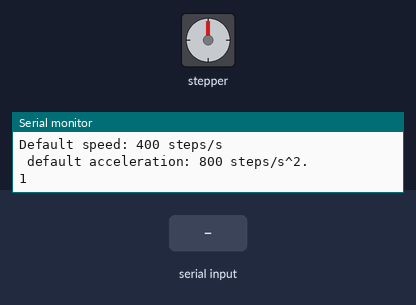
Bench run of a sketch on a simulated Arduino Uno, built with avr-gcc and run on an emulated ATmega328P. On the bench: stepper motor, the last lines printed to the serial monitor. The inputs (shaded band) are chosen by the test bench. Stepper angles assume 200 steps per turn.

Above: at 1.2 s.
1.3 s: "P90\n" received over Serial
At 4.0 s:
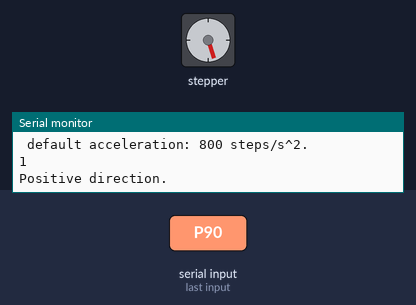
4.3 s: "H" received over Serial
At 4.75 s:
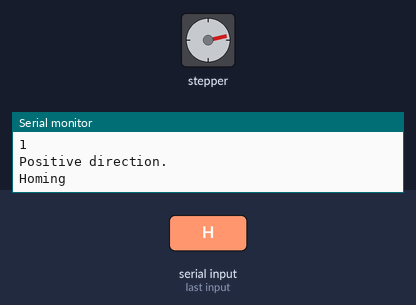
6.4 s: "N90\n" received over Serial
At 9.1 s:
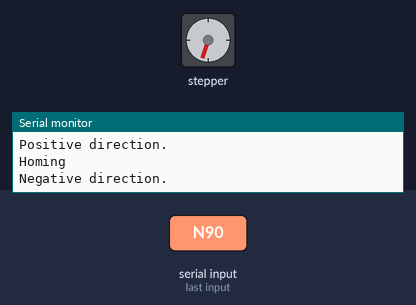
9.4 s: "R90\n" received over Serial
At 11.15 s:
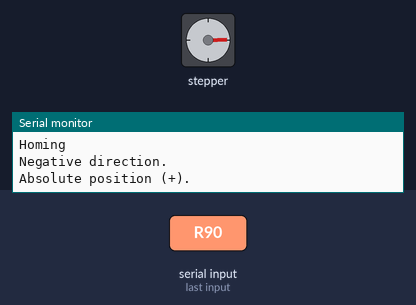
12.4 s: "r,45\n" received over Serial
At 15.1 s:
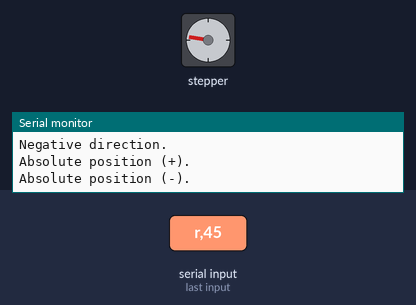
Timing chart, 0 to 16.6 s (numbered marks = the images above; inputs shaded):
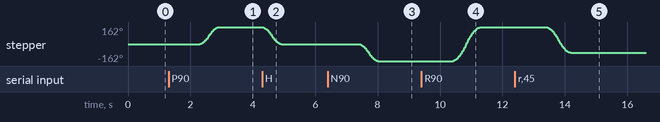

Measured:
- after the input at 1.3 s, stepper: turns 162° clockwise in 0.61 s, starting after 1.0 s
- after the input at 4.3 s, stepper: turns 162° counter-clockwise in 0.61 s, starting at once
- after the input at 6.4 s, stepper: turns 162° counter-clockwise in 0.61 s, starting after 1.0 s
- after the input at 9.4 s, stepper: turns 324° clockwise in 0.90 s, starting after 1.0 s
- after the input at 12.4 s, stepper: turns 243° counter-clockwise in 0.78 s, starting after 1.0 s

The sketch:

accel_stepper_2.ino
```cpp
#include <AccelStepper.h>

//User-defined values
long receivedSteps = 0; //Number of steps
long receivedSpeed = 0; //Steps / second
long receivedAcceleration = 0; //Steps / second^2
char receivedCommand;
int ena=1;
//-------------------------------------------------------------------------------
int directionMultiplier = 1; // = 1: positive direction, = -1: negative direction
bool newData, runallowed = false; // booleans for new data from serial, and runallowed flag
AccelStepper stepper(7,9,8);
// direction Digital 9 (CCW), pulses Digital 8 (CLK)

void setup()
{
    Serial.begin(9600); //define baud rate
    Serial.println("Send 'C' for printing the commands.");

    //setting up some default values for maximum speed and maximum acceleration
    Serial.println("Default speed: 400 steps/s \n default acceleration: 800 steps/s^2.");
    stepper.setMaxSpeed(400); //SPEED = Steps / second
    stepper.setAcceleration(800); //ACCELERATION = Steps /(second)^2

    stepper.disableOutputs(); //disable outputs
    Serial.println(AccelStepper::DRIVER);
}

void loop()
{
    //Constantly looping through these 2 functions.
    //We only use non-blocking commands, so something else (should also be non-blocking) can be done during the movement of the motor

    checkSerial(); //check serial port for new commands
    RunTheMotor(); //function to handle the motor

}


void RunTheMotor() //function for the motor
{
    if (runallowed == true)
    {
        stepper.enableOutputs(); //enable pins
        stepper.run(); //step the motor (this will step the motor by 1 step at each loop)
    }
    else //program enters this part if the runallowed is FALSE, we do not do anything
    {
        stepper.disableOutputs(); //disable outputs
        return;
    }
}


void checkSerial() //function for receiving the commands
{
    if (Serial.available() > 0) //if something comes from the computer
    {
        receivedCommand = Serial.read(); // pass the value to the receivedCommad variable
        newData = true; //indicate that there is a new data by setting this bool to true

        if (newData == true) //we only enter this long switch-case statement if there is a new command from the computer
        {
            switch (receivedCommand) //we check what is the command
            {

            case 'P': //P uses the move() function of the AccelStepper library, which means that it moves relatively to the current position.

                receivedSteps = Serial.parseFloat(); //value for the steps
                receivedSpeed = Serial.parseFloat(); //value for the speed
                directionMultiplier = 1; //We define the direction
                Serial.println("Positive direction."); //print the action
                RotateRelative(); //Run the function

                //example: P2000 400 - 2000 steps (5 revolution with 400 step/rev microstepping) and 400 steps/s speed
                //In theory, this movement should take 5 seconds
                break;

            case 'N': //N uses the move() function of the AccelStepper library, which means that it moves relatively to the current position.

                receivedSteps = Serial.parseFloat(); //value for the steps
                receivedSpeed = Serial.parseFloat(); //value for the speed
                directionMultiplier = -1; //We define the direction
                Serial.println("Negative direction."); //print action
                RotateRelative(); //Run the function

                //example: N2000 400 - 2000 steps (5 revolution with 400 step/rev microstepping) and 500 steps/s speed; will rotate in the other direction
                //In theory, this movement should take 5 seconds
                break;

            case 'R': //R uses the moveTo() function of the AccelStepper library, which means that it moves absolutely to the current position.

                receivedSteps = Serial.parseFloat(); //value for the steps
                receivedSpeed = Serial.parseFloat(); //value for the speed
                directionMultiplier = 1; //We define the direction
                Serial.println("Absolute position (+)."); //print the action
                RotateAbsolute(); //Run the function

                //example: R800 400 - It moves to the position which is located at +800 steps away from 0.
                break;

            case 'r': //r uses the moveTo() function of the AccelStepper library, which means that it moves absolutely to the current position.

                receivedSteps = Serial.parseFloat(); //value for the steps
                receivedSpeed = Serial.parseFloat(); //value for the speed
                directionMultiplier = -1; //We define the direction
                Serial.println("Absolute position (-)."); //print the action
                RotateAbsolute(); //Run the function

                //example: r800 400 - It moves to the position which is located at -800 steps away from 0.
                break;

            case 'S': // Stops the motor

                stepper.stop(); //stop motor
                stepper.disableOutputs(); //disable power
                Serial.println("Stopped."); //print action
                runallowed = false; //disable running
                break;

            case 'A': // Updates acceleration

                runallowed = false; //we still keep running disabled, since we just update a variable
                stepper.disableOutputs(); //disable power
                receivedAcceleration = Serial.parseFloat(); //receive the acceleration from serial
                stepper.setAcceleration(receivedAcceleration); //update the value of the variable
                Serial.print("New acceleration value: "); //confirm update by message
                Serial.println(receivedAcceleration); //confirm update by message
                break;

            case 'L': //L: Location

                runallowed = false; //we still keep running disabled
                stepper.disableOutputs(); //disable power
                Serial.print("Current location of the motor: ");//Print the message
                Serial.println(stepper.currentPosition()); //Printing the current position in steps.
                break;

            case 'H': //H: Homing

                runallowed = true;
                Serial.println("Homing"); //Print the message
                GoHome();// Run the function
                break;

            case 'U':

                runallowed = false; //we still keep running disabled
                stepper.disableOutputs(); //disable power
                stepper.setCurrentPosition(0); //Reset current position. "new home"
                Serial.print("The current position is updated to: "); //Print message
                Serial.println(stepper.currentPosition()); //Check position after reset.
                break;

            case 'C':

                PrintCommands(); //Print the commands for controlling the motor
                break;

            default:

                break;
            }
        }
        //after we went through the above tasks, newData is set to false again, so we are ready to receive new commands again.
        newData = false;
    }
}


void GoHome()
{
    if (stepper.currentPosition() == 0)
    {
        Serial.println("We are at the home position.");
        stepper.disableOutputs(); //disable power
    }
    else
    {
        stepper.setMaxSpeed(400); //set speed manually to 400. In this project 400 is 400 step/sec = 1 rev/sec.
        stepper.moveTo(0); //set abolute distance to move
    }
}

void RotateRelative()
{
    //We move X steps from the current position of the stepper motor in a given direction.
    //The direction is determined by the multiplier (+1 or -1)

    runallowed = true; //allow running - this allows entering the RunTheMotor() function.
    stepper.setMaxSpeed(receivedSpeed); //set speed
    stepper.move(directionMultiplier * receivedSteps); //set relative distance and direction
}


void RotateAbsolute()
{
    //We move to an absolute position.
    //The AccelStepper library keeps track of the position.
    //The direction is determined by the multiplier (+1 or -1)
    //Why do we need negative numbers? - If you drive a threaded rod and the zero position is in the middle of the rod...

    runallowed = true; //allow running - this allows entering the RunTheMotor() function.
    stepper.setMaxSpeed(receivedSpeed); //set speed
    stepper.moveTo(directionMultiplier * receivedSteps); //set relative distance
}

void PrintCommands()
{
    //Printing the commands
    Serial.println(" 'C' : Prints all the commands and their functions.");
    Serial.println(" 'P' : Rotates the motor in positive (CW) direction, relative.");
    Serial.println(" 'N' : Rotates the motor in negative (CCW) direction, relative.");
    Serial.println(" 'R' : Rotates the motor to an absolute positive position (+).");
    Serial.println(" 'r' : Rotates the motor to an absolute negative position (-).");
    Serial.println(" 'S' : Stops the motor immediately.");
    Serial.println(" 'A' : Sets an acceleration value.");
    Serial.println(" 'L' : Prints the current position/location of the motor.");
    Serial.println(" 'H' : Goes back to 0 position from the current position (homing).");
    Serial.println(" 'U' : Updates the position current position and makes it as the new 0 position. ");
}
```
